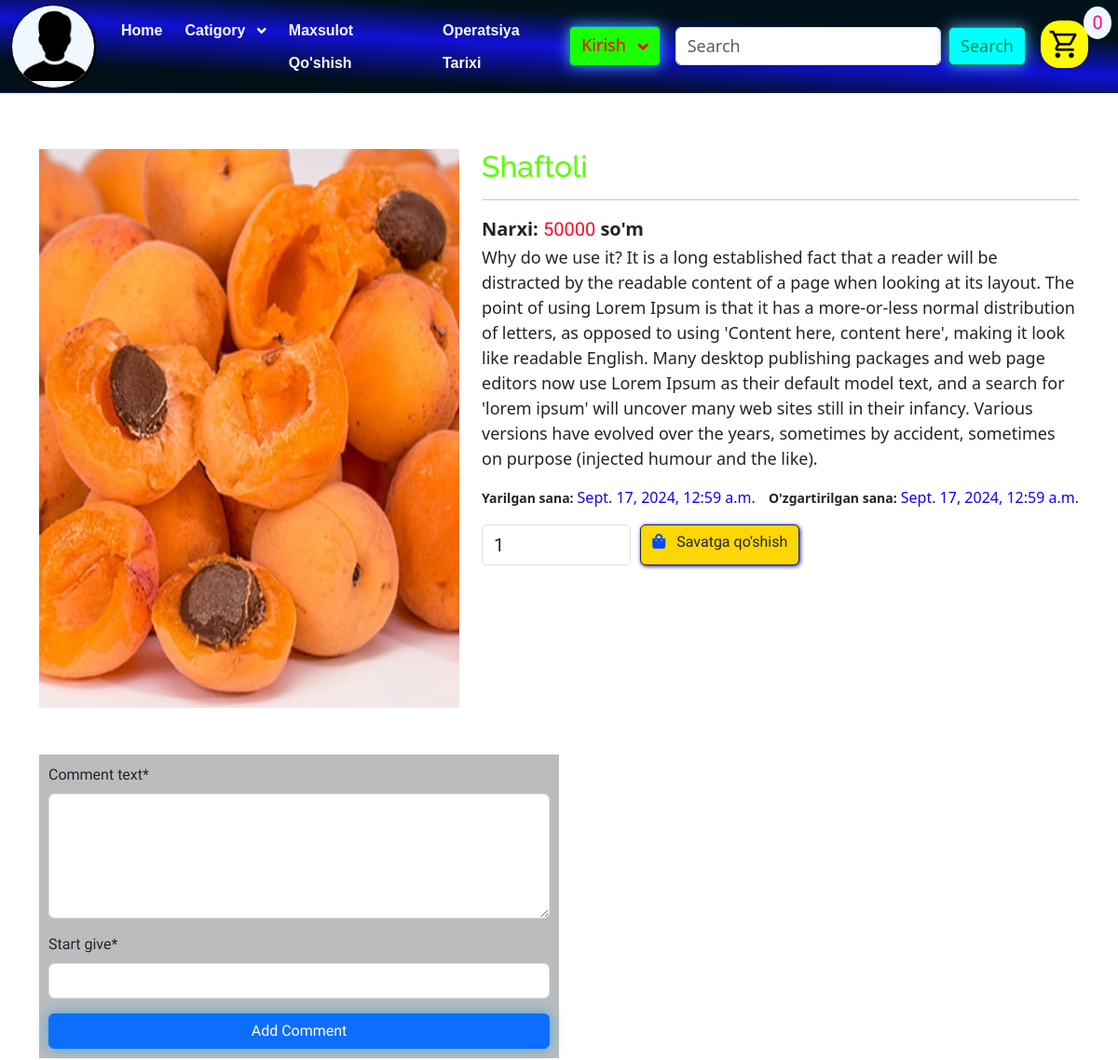
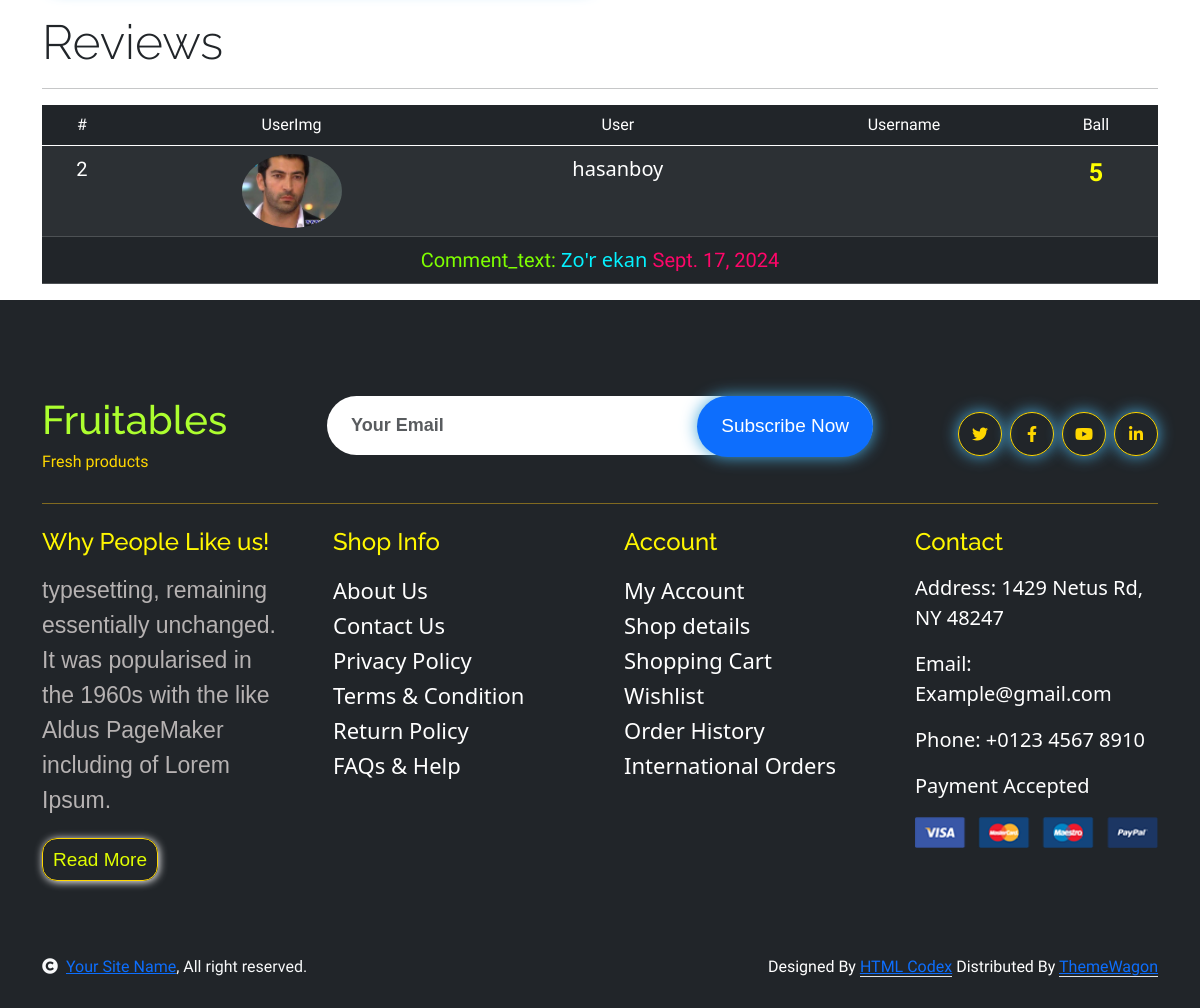
The app's page /kitob/7 with its own data (2 pictures, top to bottom).
### product/models.py (models this page shows, shortened)
class Product(models.Model):
    name=models.CharField(max_length=100,null=True,blank=True)
    user=models.ForeignKey(User,on_delete=models.CASCADE,null=True,blank=True,related_name='user')
    category = models.ForeignKey(Catigory, related_name='products', on_delete=models.CASCADE)
    price=models.CharField(max_length=200)
    soni=models.IntegerField(default=0)
    body=models.TextField(null=True,blank=True)
    img=models.ImageField(upload_to='product/',null=True,blank=True)
    create_date=models.DateTimeField(auto_now=True)
    update_date=models.DateTimeField(auto_now_add=True)

class Comment(models.Model):
    user=models.ForeignKey(User,on_delete=models.CASCADE)
    place=models.ForeignKey(Product,on_delete=models.CASCADE,related_name='izohlar',null=True,blank=True)
    comment_text=models.TextField()
    start_give=models.IntegerField(validators=[MinValueValidator(1),MaxValueValidator(5)])
    create_at=models.DateField(default=timezone.now)

### users/models.py (models this page shows)
class User(AbstractUser):
    img=models.ImageField(upload_to='user_img/',null=True,blank=True)
    user_phone=models.CharField(max_length=13)

### product/views.py (the view)
# urls.py: path('kitob/<int:id>',KitobView.as_view(),name='product_view'),
class KitobView(View):
    def get(self, request, id):
        product = get_object_or_404(Product, id=id)
        form = CommentForm()
        return render(request, 'product/detail.html', {'product': product, 'form': form})

### product/forms.py
class CommentForm(forms.ModelForm):
    start_give=forms.IntegerField(max_value=5,min_value=1)
    comment_text=forms.CharField(widget=forms.Textarea(attrs={'rows':5}))
    class Meta:
        model=Comment
        fields=('comment_text','start_give')

### product/cart.py (called while the page is built)
    def __len__(self):
        return len(self.cart)

### product/context_processors.py (called while the page is built)
def users(request):
    return {"users":User.objects.all()}

def catigory(request):
    return {"catigory":Catigory.objects.all()}

def cart(request):
    return {"cart":Cart_Product(request)}

### templates/product/detail.html (shortened to what this page needs)
{% extends "base.html" %}
{%load crispy_forms_tags %}
{% block content %}
<div class="container h-120" style="margin-top: 60px;">
    <div class="row h-100">
        <div class="col-5">
            <img src="{{product.img.url}}" alt="" style="width: 100%; height: 75vh;">
        </div>
        <div class="col">
            <h2 style="color: rgb(89, 255, 0);">{{product.name}}</h2>
            <hr>
            <div>
                <span style="font-size: 20px; font-weight: 900;font-family: 'Segoe UI', Tahoma, Geneva, Verdana, sans-serif;">Narxi: <span style="color: rgb(255, 9, 38);">{{product.price}}</span> so'm</span>
            </div>
            <p style="font-size: 18px; font-family: 'Segoe UI', Tahoma, Geneva, Verdana, sans-serif;">{{product.body|slice:1100}}</p>
            <div style="display: flex; justify-content: space-between;">
                <p><span style="font-size: 14px; font-weight: 900;font-family: 'Segoe UI', Tahoma, Geneva, Verdana, sans-serif;">Yarilgan sana:</span>
                    <i style="font-size: 16px; color: rgb(17, 0, 255);font-family: 'Segoe UI', Tahoma, Geneva, Verdana, sans-serif;">{{product.create_date}}</i>
                </p>
                <p>
                    <span style="font-size: 14px; font-weight: 900;font-family: 'Segoe UI', Tahoma, Geneva, Verdana, sans-serif;">O'zgartirilgan sana:</span>
                    <i style="font-size: 16px; color: rgb(17, 0, 255);font-family: 'Segoe UI', Tahoma, Geneva, Verdana, sans-serif;">{{product.update_date}}</i>
                </p>
            </div>
            <div style="display: flex; gap: 10px;">
                <input type="number" class="form-control w-25 fs-5" id="inputQuantity" value="1">
                {% if user.is_authenticated %}
                    <button type="button" value="{{product.id}}" class="btn btn-outline-dark flex-shrink-0" id="add-cart" style="box-shadow:1px 1px 4px blue; background-color: rgb(252, 215, 5);">
                        <i class="fa fa-shopping-bag me-2" style="color: rgb(0, 76, 255);"></i> Savatga qo‘shish
                    </button>
                {% else %}
                    <a href={% url "users:login" %} class="btn btn-outline-dark flex-shrink-0" style="box-shadow:1px 1px 4px blue; background-color: rgb(252, 215, 5);">
                        <i class="fa fa-shopping-bag me-2" style="color: rgb(0, 76, 255);"></i> Savatga qo‘shish
                    </a>
                {% endif %}
            </div>
        </div>
    </div>
    <div class="container" style="margin-top: 50px;">
        <div class="row">
            <div class="col-6" style="background-color: rgb(187, 188, 189); padding: 10px;">
                <form action="{%url 'product:add_comment' product.id %}" method="post">
                    {{form|crispy}}
                    <button type="submit" class="btn btn-primary w-100">Add Comment</button>
                </form>
            </div>
        </div>
    </div>
    <h2 class="display-5 mt-3">Reviews</h2>
    <hr>
    <div class="row mt-2">
        <div class="col">
            <table class="table table-dark table-striped">
                <thead>
                  <tr>
                    <th scope="col">#</th>
                    <th scope="col">UserImg</th>
                    <th scope="col">User</th>
                    <th scope="col">Username</th>
                    <th scope="col">Ball</th>
                  </tr>
                </thead>
                {% for izoh in product.izohlar.all %}
                <tbody>
                  <tr style="font-size: 20px;">
                    <th scope="row">{{izoh.id}}</th>
                    <th><img src="{{izoh.user.img.url}}" alt="bu yerda rasm" style="width: 100px; border-radius: 50%;"></th>
                    <td>{{izoh.user}}</td>
                    <td>{{izoh.user.last_name}}  {{izoh.user.first_name}}</td>
                    <td>
                        <p style="font-size: 25px; font-weight: 900; color: yellow;">
                           {{izoh.start_give}}
                        </p>
                    </td>
                  </tr>
                  <tr>
                    <td colspan="5" rowspan="2" style="font-size: 20px; color: rgb(5, 242, 255);"><span style="color: chartreuse;">Comment_text:</span> {{izoh.comment_text}} <i style="color: rgb(255, 6, 105);">{{izoh.create_at}}</i></td>
                  </tr>
                </tbody>
                {% endfor %}
              </table>
        </div>
    </div>
</div>
{% endblock  %}

### static/css1/stayl.css (style rules this page uses)
* { font-family: "Madimi One", sans-serif; font-weight: 400; font-style: normal; text-decoration: none; list-style: none; margin: 0; padding: 0; box-sizing: border-box; }
html, body { width: 100%; scroll-behavior: smooth; }
img { width: 100%; }
.btn { padding: 10px 30px; font-size: 1.2rem; color: #fff; background-color: #48A9DA; border-radius: 5px; text-align: center; box-shadow: 0 0 1rem #48A9DA; transition: .5s ease; }

### static/css/style.css (style rules this page uses)
.btn { font-weight: 600; transition: .5s; }
a { line-height: 35px; color: rgba(255, 255, 255, .5); transition: 0.5s; }

### templates/base.html (style rules this page uses)
tr,td,tr { text-align: center; font-family: 'Segoe UI', Tahoma, Geneva, Verdana, sans-serif; }

### records on screen
Product: img (picture), name "Shaftoli", price "50000", body "Why do we use it? It is a long established fact that a reader will be distracted by the readable content of a page when looking at its layout. The point of using Lorem Ipsum is that it has a more-or-less normal distribution of letters, as opposed to using 'Content here, content here', making it look like readable English. Many desktop publishing packages and web page editors now use Lorem Ipsum as their default model text, and a search for 'lorem ipsum' will uncover many web sites still in their infancy. Various versions have evolved over the years, sometimes by accident, sometimes on purpose (injected humour and the like).", create_date "Sept. 17, 2024, 12:59 a.m.", update_date "Sept. 17, 2024, 12:59 a.m."
Comment: id "2", user.img (picture), user "hasanboy", start_give "5", comment_text "Zo'r ekan", create_at "Sept. 17, 2024"

### other values on screen
{{ cart|length }} "0"
